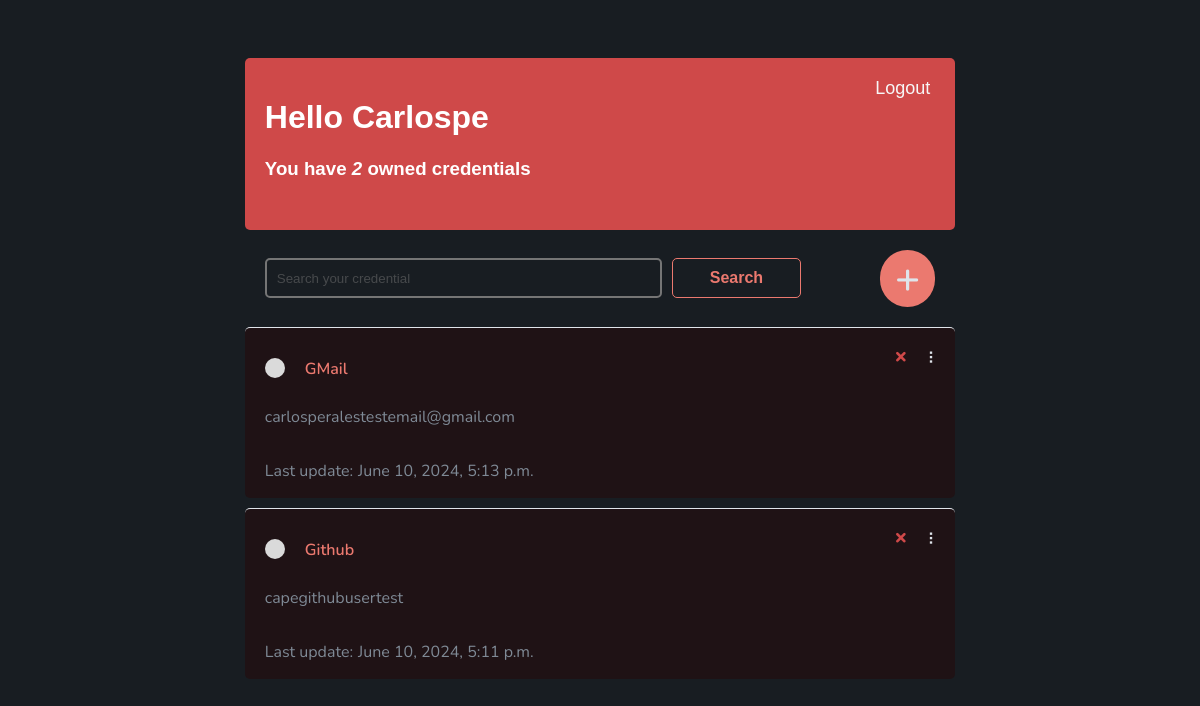
The app's page / (signed in) with its own data.
### base/models.py (models this page shows)
class credential(models.Model):
    user = models.ForeignKey(
        User, on_delete=models.CASCADE, null=True, blank=True)
    title = models.CharField(max_length=200)
    username = models.CharField(max_length=80, null=False, blank=False)
    password = models.CharField(max_length=90, null=False, blank=False)
    owned = models.BooleanField(default=False)
    created = models.DateTimeField(auto_now_add=True)
    last_updated = models.DateTimeField(default=timezone.now)
    def __str__(self):
        return self.title
    class Meta:
        order_with_respect_to = 'user'

### base/views.py (the view)
# urls.py: path('', credentialList.as_view(), name='credentials'),
class credentialList(LoginRequiredMixin, ListView):
    model = credential
    context_object_name = 'credentials'
    def get_context_data(self, **kwargs):
        context = super().get_context_data(**kwargs)
        context['credentials'] = context['credentials'].filter(user=self.request.user)
        context['count'] = context['credentials'].filter(owned=False).count()
        search_input = self.request.GET.get('search-area') or ''
        if search_input:
            context['credentials'] = context['credentials'].filter(
                title__contains=search_input)
        context['search_input'] = search_input
        return context

### base/templates/base/credential_list.html (shortened to what this page needs)
{% extends 'base/main.html' %} {% block content %}
<div class="header-bar">
    <div>
        <h1>Hello {{request.user|title}}</h1>
        <h3 style="margin:0">You have <i>{{count}}</i> owned credential{{ count|pluralize:"s" }}</h3>
    </div>
    {% if request.user.is_authenticated %}
    <form action="{% url 'logout' %}" method="post">
        <button class="logout-button" type="submit">Logout</button>
    </form>
    {% else %}
    <a href="{% url 'login' %}">Login</a> {% endif %}
</div>
<div id="search-add-wrapper">
    <form method="GET" style="display: flex;">
        <input type='text' name='search-area' id='search-area' placeholder="Search your credential" value="{{search_input}}">
        <input class="button" type="submit" value='Search'>
    </form>
    {% if credentials|length > 0 %}
    <a id="add-link" href="{% url 'credential-create' %}">&#x2b;</a>
    {% endif %}
</div>
<div id="credentiallist" class="credential-items-wrapper">
    {% for credential in credentials %}
    <div class="credential-wrapper" data-position="{{credential.pk}}">
        <div class="credential-title">
            {% if credential.owned %}
            <div class="credential-owned-icon"></div>
            <i><s><a href="{% url 'credential-update' credential.id %}">{{credential}}</a></s></i>
            {% else %}
            <div class="credential-inowned-icon"></div>
            <a href="{% url 'credential-update' credential.id %}">{{credential}}</a>
            {% endif %}
        </div>
        <div class="credential-controls">
            <a class="delete-link" href="{% url 'credential-delete' credential.id %}">&#215;</a>
            <span class="handle">&nbsp;&#10247;</span>
        </div>
        <div class="username-wrapper">
            <p>{{credential.username}}</p>
        </div>
        <div class="credential-details">
            <p>Last update:</p>
            <p>{{credential.last_updated}}</p>
        </div>
    </div>
    {% empty %}
    <div style="text-align: center; padding-bottom: 10px; line-height: 1em;">
        <h3>No new credentials are created.</h3>
        <h3>Create a <a style="text-decoration: none; color: #e53935;" href="{% url 'credential-create' %}">New credential</a> ! </h3>
    </div>
    {% endfor %}
</div>
{% endblock content %}

### base/templates/base/main.html (shortened to what this page needs)
<!DOCTYPE html>
<html lang="en">
<head>
</head>
<body>
    <div class="container">
        {% block content %} {% endblock content %}
    </div>
</body>
</html>

### base/templates/base/main.html (style rules this page uses)
body { background-color: #181d22; font-family: 'Nunito', sans-serif; padding-top: 50px; }
h1, h2, h3, h4, h5, h6 { font-family: 'Raleway', sans-serif; }
a, p { color: #7f8a96 }
a { font-weight: 600; }
.container { max-width: 60%; min-width: 400px; margin: auto; }
.logout-button { color: rgb(247, 247, 247); text-decoration: none; font-size: 18px; padding: 5px; padding-top: 0; background-color: transparent; cursor: pointer; border: none; }
input { width: 100%; border: none; }
.header-bar { display: flex; justify-content: space-between; color: #fff; padding: 20px 20px 50px 20px; border-radius: 5px; background-color: #cf4949; }
.credential-wrapper { display: flex; align-items: center; justify-content: space-between; background-color: #1f1215; border-top: 1px solid #dfe4ea; overflow: hidden; flex-wrap: wrap; border-radius: 5px; margin-bottom: 10px; }
.credential-title { display: flex; padding: 20px 20px 0px 20px; overflow: hidden; }
.credential-title a, .credential-title p { text-decoration: none; margin-left: 10px; margin-top: 0; }
.credential-title a { color: #EB796F; }
.username-wrapper { padding-left: 20px; }
.credential-inowned-icon { height: 20px; width: 20px; background-color: rgb(218, 218, 218); border-radius: 50%; margin-right: 10px; }
.delete-link { text-decoration: none; font-weight: 900; color: #cf4949; font-size: 22px; line-height: 0; padding: 28px 0px; }
.credential-controls { display: flex; }
.credential-details { padding-left: 20px; display: flex; }
.credential-details p { margin-right: 5px; }
.handle { display: inline-block; padding: 20px 16px; cursor: grab; user-select: none; color: #dfe4ea; }
.handle:after, .handle:before { display: block; content: ""; }
#add-link { color: #dfe4ea; text-decoration: none; font-size: 42px; background-color: #EB796F; border-radius: 100px; width: 55px; text-align: center; }
#search-add-wrapper { display: flex; justify-content: space-between; align-items: center; padding: 20px; }
#search-add-wrapper form { width: 80%; }
#search-area { margin-right: 10px; }
input[type=text], input[type=credential], input[type=password], textarea { border: 2px solid #757575; border-radius: 5px; padding: 10px; width: 90%; background-color: transparent; color: #dfe4ea; }
::placeholder { font-weight: 300; opacity: 0.5; }
.button { border: 1px solid #EB796F; background-color: transparent; color: #EB796F; padding: 10px; font-size: 16px; border-radius: 5px; cursor: pointer; text-decoration: none; width: 30%; font-weight: bold; }

### records on screen
credential: title "GMail", username "carlosperalestestemail@gmail.com", last_updated "June 10, 2024, 5:13 p.m."
credential: title "Github", username "capegithubusertest", last_updated "June 10, 2024, 5:11 p.m."

### other values on screen
{{ request.user|title }} "Carlospe"
{{ count }} "2"
